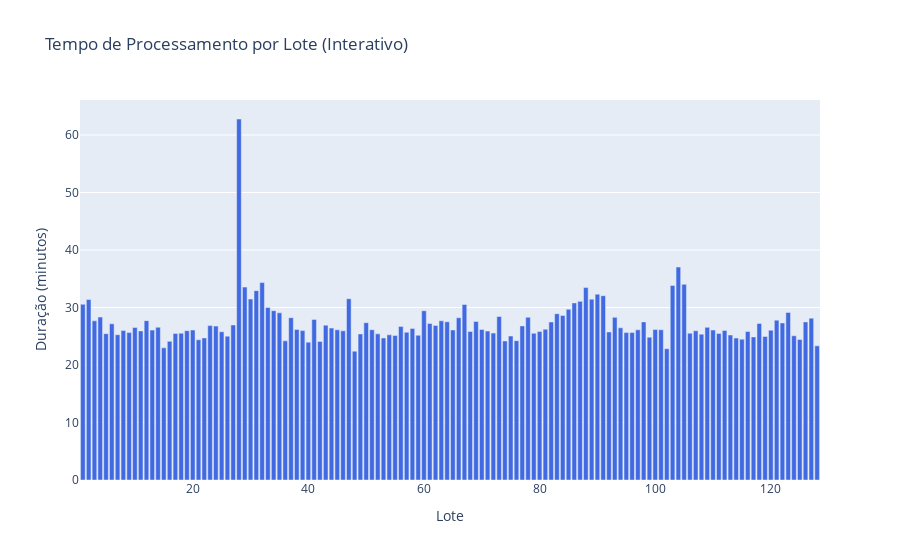

The notebook cell saved with this chart:
### Code cell
# Gráfico de barras para visualizar os tempos de processamento
fig = px.bar(
    df_tempos,
    x='Lote',
    y='Total (min)',
    hover_data={
        'Minutos': ':.2f',
        'Segundos': ':.2f',
        'Total (h)': ':.3f',
        'Duração (timedelta)': True
    },
    labels={'Total (min)': 'Duração (minutos)'},
    title='Tempo de Processamento por Lote (Interativo)',
)

fig.update_traces(marker_color='royalblue')
fig.update_layout(
    xaxis_title='Lote',
    yaxis_title='Duração (minutos)',
    hoverlabel=dict(bgcolor="white", font_size=13)
)
fig.show()

### Figure 1 — Plotly figure (JSON) as saved in the notebook; plotly's stock layout.template omitted (floating-point values rounded to 4 significant figures; data arrays with more than 128 entries replaced by an {"elided": "..."} marker saying what was removed)
{"data": [{"customdata": {"elided": "128x4 mixed values"}, "hovertemplate": "Lote=%{x}<br>Duração (minutos)=%{y}<br>Minutos=%{customdata[0]:.2f}<br>Segundos=%{customdata[1]:.2f}<br>Total (h)=%{customdata[2]:.3f}<br>Duração (timedelta)=%{customdata[3]}<extra></extra>", "legendgroup": "", "marker": {"color": "royalblue", "pattern": {"shape": ""}}, "name": "", "orientation": "v", "showlegend": false, "textposition": "auto", "type": "bar", "x": [1, 2, 3, 4, 5, 6, 7, 8, 9, 10, 11, 12, 13, 14, 15, 16, 17, 18, 19, 20, 21, 22, 23, 24, 25, 26, 27, 28, 29, 30, 31, 32, 33, 34, 35, 36, 37, 38, 39, 40, 41, 42, 43, 44, 45, 46, 47, 48, 49, 50, 51, 52, 53, 54, 55, 56, 57, 58, 59, 60, 61, 62, 63, 64, 65, 66, 67, 68, 69, 70, 71, 72, 73, 74, 75, 76, 77, 78, 79, 80, 81, 82, 83, 84, 85, 86, 87, 88, 89, 90, 91, 92, 93, 94, 95, 96, 97, 98, 99, 100, 101, 102, 103, 104, 105, 106, 107, 108, 109, 110, 111, 112, 113, 114, 115, 116, 117, 118, 119, 120, 121, 122, 123, 124, 125, 126, 127, 128], "xaxis": "x", "y": [30.57, 31.38, 27.68, 28.33, 25.45, 27.17, 25.27, 26.02, 25.63, 26.53, 25.93, 27.72, 26.07, 26.57, 22.98, 24.12, 25.5, 25.53, 25.97, 26.08, 24.38, 24.72, 26.85, 26.77, 25.78, 25.02, 26.97, 62.78, 33.55, 31.47, 32.93, 34.33, 30.0, 29.45, 29.07, 24.2, 28.23, 26.18, 25.98, 23.97, 27.93, 24.1, 26.93, 26.42, 26.12, 25.95, 31.52, 22.4, 25.4, 27.37, 26.13, 25.42, 24.7, 25.25, 25.13, 26.72, 25.7, 26.37, 25.17, 29.43, 27.22, 26.88, 27.68, 27.52, 26.1, 28.22, 30.53, 25.83, 27.58, 26.18, 25.9, 25.55, 28.43, 24.18, 25.03, 24.23, 26.8, 28.3, 25.52, 25.82, 26.22, 27.48, 28.92, 28.62, 29.68, 30.8, 31.07, 33.47, 31.45, 32.32, 32.05, 25.75, 28.28, 26.47, 25.63, 25.65, 26.12, 27.5, 24.83, 26.17, 26.13, 22.83, 33.83, 37.03, 34.03, 25.53, 25.95, 25.37, 26.55, 26.08, 25.5, 26.02, 25.22, 24.68, 24.5, 25.82, 24.88, 27.23, 24.97, 26.05, 27.8, 27.32, 29.15, 25.08, 24.43, 27.5, 28.15, 23.33], "yaxis": "y"}], "layout": {"barmode": "relative", "hoverlabel": {"bgcolor": "white", "font": {"size": 13}}, "legend": {"tracegroupgap": 0}, "title": {"text": "Tempo de Processamento por Lote (Interativo)"}, "xaxis": {"anchor": "y", "domain": [0, 1], "title": {"text": "Lote"}}, "yaxis": {"anchor": "x", "domain": [0, 1], "title": {"text": "Duração (minutos)"}}}}
